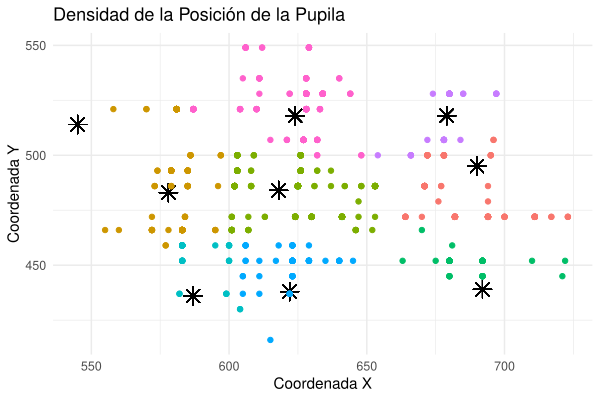

This chart was generated by the following R code:
library(jsonlite)
library(dplyr)
library(tidyr)
library(ggplot2)
library(viridis)
options(scipen=999)

path <- file.choose()

read_kexxu_eye_data <- function(path) {
  lines <- readLines(path)
  locs <- list()
  
  # Definimos los puntos de referencia
  puntos <- data.frame(
    x = c(383, 624, 679, 578, 618, 690, 587, 622, 692),
    y = c(720-206, 720-202, 720-202, 720-237, 720-236, 720-225, 720-284, 720-282, 720-281)
  )
  
  distancia <- function(x1, y1, x2, y2) {
    sqrt((x2 - x1)^2 + (y2 - y1)^2)
  }
  
  for (i in seq_along(lines)) {
    line <- lines[i]
    parts <- strsplit(line, " ")[[1]]
    if (grepl("/eyetracking$", parts[1])) {
      js <- jsonlite::fromJSON(paste(parts[-c(1:2)], collapse = " "))
      rx <- js$pupil_rel_pos_x
      ry <- js$pupil_rel_pos_y
      x <- 640 - as.integer((rx) * 640)
      y <- 360 -  as.integer((ry) * 360)
      timestamp <- as.numeric(js$timestamp_ms)
      
      # Calcular distancias a todos los puntos de referencia y diferencias en x y y
      distancias <- apply(puntos, 1, function(p) distancia(p[1], p[2], x, y))
      dif_x <- (x - puntos$x)*(1920/432) 
      dif_y <- (y - puntos$y)*(1080/225)
      p_x <- puntos$x
      p_y <- puntos$y
      
      # Determinar el grupo con la mínima distancia
      group <- which.min(distancias)
      
      group_colors <- c("blue", "yellow", "red", "green", "magenta", "brown", "pink", "purple", "orange")
      
      locs[[length(locs) + 1]] <- c(x, y, group_colors[group], min(distancias), dif_x[group], dif_y[group], p_x[group], p_y[group])
    }
  }
  
  locs_df <- do.call(rbind, locs)
  colnames(locs_df) <- c("x", "y", "group", "distance", "dif_x", "dif_y", "p_x", "p_y")
  
  return(as.data.frame(locs_df))
}

locs_df <- read_kexxu_eye_data(path)
locs_df$x <- as.numeric(as.character(locs_df$x))
locs_df$y <- as.numeric(as.character(locs_df$y))
locs_df <- locs_df %>% filter(!is.na(x) & !is.na(y))
write.csv(locs_df, file = "/home/luiszamora/Documentos/Eyetracker/kexxu/final/exp2-1_final_2/emma2-1.csv", row.names = FALSE)

# Graficar
ggplot(locs_df, aes(x = x, y = y)) +
  geom_point(aes(x = 545, y = 720-206), color = "black", shape = 8, size = 4) +
  geom_point(aes(x = 624, y = 720-202), color = "black", shape = 8, size = 4) +
  geom_point(aes(x = 679, y = 720-202), color = "black", shape = 8, size = 4) +
  geom_point(aes(x = 578, y = 720-237), color = "black", shape = 8, size = 4) +
  geom_point(aes(x = 618, y = 720-236), color = "black", shape = 8, size = 4) +
  geom_point(aes(x = 690, y = 720-225), color = "black", shape = 8, size = 4) +
  geom_point(aes(x = 587, y = 720-284), color = "black", shape = 8, size = 4) +
  geom_point(aes(x = 622, y = 720-282), color = "black", shape = 8, size = 4) +
  geom_point(aes(x = 692, y = 720-281), color = "black", shape = 8, size = 4) +
  geom_point(aes(color = group), alpha = 1) +
  theme_minimal() +
  theme(legend.position = "none") +
  labs(title = "Densidad de la Posición de la Pupila",
       x = "Coordenada X",
       y = "Coordenada Y")
